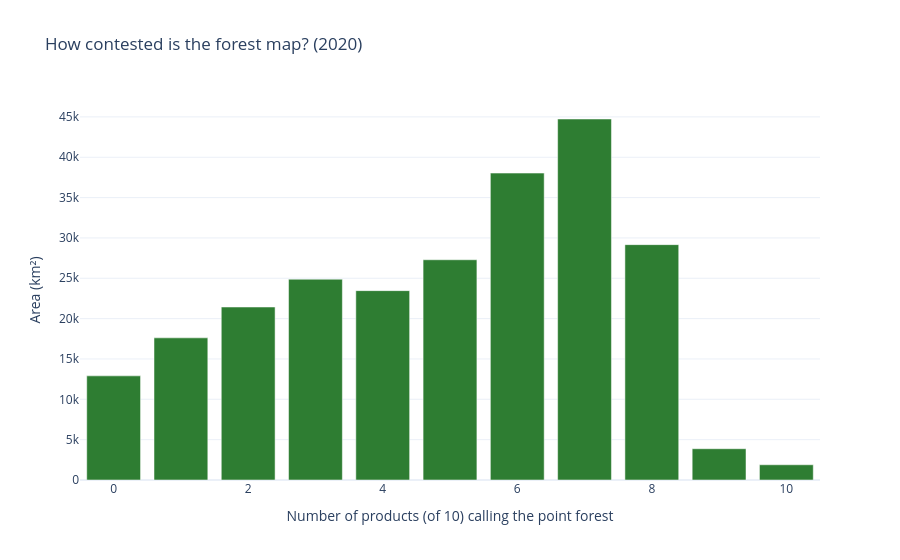

Notebook code for this chart:
### Markdown cell above
### 8.5 Each product against the majority of the others

For each product, the other products vote at every point (forest if more than half of those with data say forest).

| Column | Meaning |
|---|---|
| `agreement_with_majority_%` | share of the area where the product agrees with the majority of the others |
| `over_mapping_%` | share of the product's forest that the majority calls non-forest |
| `under_mapping_%` | share of the majority's forest that the product calls non-forest |

The vote counts are also used to stratify the reference sample in section 10.

Sources: comparing global land-cover maps with each other to find where they disagree follows Herold et al.
(2008). Over- and under-mapping are the commission and omission errors of Congalton (1991), measured here
against the other products instead of against reference data.

### Code cell
forest_votes = (snapshot == 1).sum(axis=1)
valid_votes = snapshot.notna().sum(axis=1)
point_stratum = pd.Series(
    np.select(
        [valid_votes == 0, forest_votes == valid_votes, forest_votes == 0],
        ["no data", "all forest", "all non-forest"],
        default="products disagree",
    ),
    index=snapshot.index, name="stratum",
)

rows = []
for key in keys:
    others_share = snapshot.drop(columns=key).mean(axis=1)  # share of the other products saying forest
    decided = snapshot[key].notna() & others_share.notna() & (others_share != 0.5)
    product_forest = snapshot.loc[decided, key] == 1
    majority_forest = others_share[decided] > 0.5
    w = snapshot_weights[decided]
    rows.append({
        "product": PRODUCT_LABELS[key],
        "agreement_with_majority_%": 100 * np.average(product_forest == majority_forest, weights=w),
        "over_mapping_%": 100 * w[product_forest & ~majority_forest].sum() / w[product_forest].sum(),
        "under_mapping_%": 100 * w[~product_forest & majority_forest].sum() / w[majority_forest].sum(),
    })
consensus = pd.DataFrame(rows).set_index("product")

area_by_votes = snapshot_weights.groupby(forest_votes).sum().rename("area_km2").rename_axis("products_saying_forest").reset_index()
fig = px.bar(
    area_by_votes, x="products_saying_forest", y="area_km2",
    labels={"products_saying_forest": f"Number of products (of {len(keys)}) calling the point forest", "area_km2": "Area (km²)"},
    title=f"How contested is the forest map? ({COMPARISON_YEAR})", template=PLOT_TEMPLATE,
)
fig.update_traces(marker_color="#2e7d32", hovertemplate="%{x} products: %{y:,.0f} km²")
fig.show()
print(snapshot_weights.groupby(point_stratum).sum().div(TOTAL_KM2).mul(100).round(1).rename("% of Guinea"))
consensus.round(1).sort_values("agreement_with_majority_%", ascending=False)

### Figure 1 — Plotly figure (JSON) as saved in the notebook; plotly's stock layout.template omitted (floating-point values rounded to 4 significant figures)
{"data": [{"hovertemplate": "%{x} products: %{y:,.0f} km²", "legendgroup": "", "marker": {"color": "#2e7d32", "pattern": {"shape": ""}}, "name": "", "orientation": "v", "showlegend": false, "textposition": "auto", "type": "bar", "x": [0, 1, 2, 3, 4, 5, 6, 7, 8, 9, 10], "xaxis": "x", "y": [12910.0, 17620.0, 21440.0, 24880.0, 23470.0, 27300.0, 38040.0, 44740.0, 29170.0, 3876.0, 1886.0], "yaxis": "y"}], "layout": {"barmode": "relative", "legend": {"tracegroupgap": 0}, "title": {"text": "How contested is the forest map? (2020)"}, "xaxis": {"anchor": "y", "domain": [0, 1], "title": {"text": "Number of products (of 10) calling the point forest"}}, "yaxis": {"anchor": "x", "domain": [0, 1], "title": {"text": "Area (km²)"}}}}
